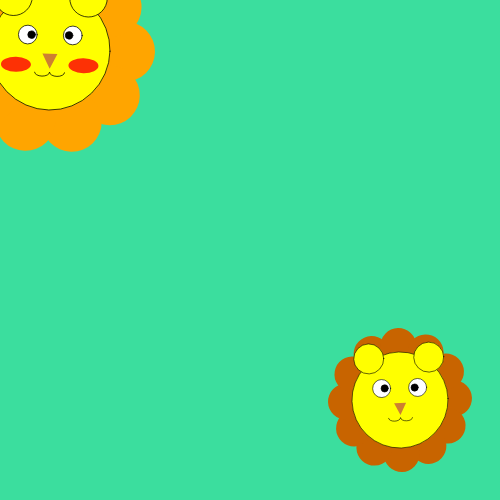
Frame 1 (no input)
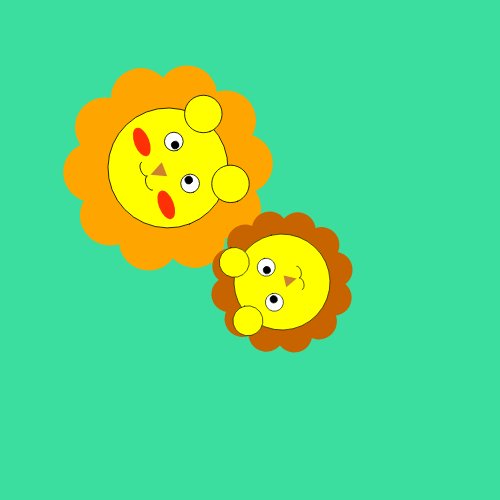
Frame 60 (no input)
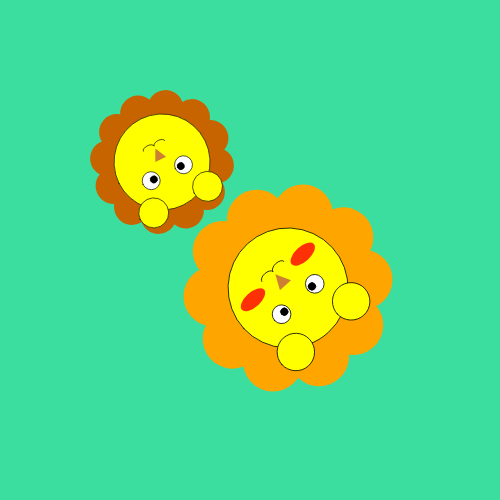
Frame 120 (the mouse pressed at the canvas centre since frame 60)

The p5.js sketch that drew these frames (run headless with seeded random() and noise() and a simulated clock; from frame 60 on, the mouse is pressed at the canvas centre):

// p5.js sketch
// ── sketch.js
let lox = 50;
let loy = 50;
let speedx = 2;
let speedy = 2;

let lox2 = 400;
let loy2 = 400;
let speedx2 = -2;
let speedy2 = -2;

function setup() {
  createCanvas(500, 500);
  noStroke();
  fill(200);
}

function draw() {
  background(59, 222, 158);

  // Draw first lion with transformations and bounce
  lion(lox, loy, frameCount * 0.02, 0.75);
  lox += speedx;
  loy += speedy;

  if (lox <= 0 || lox >= width) speedx *= -1;
  if (loy <= 0 || loy >= height) speedy *= -1;

  // Draw second lion with different transformations and bounce
  lion2(lox2, loy2, frameCount * -0.03, 0.6);
  lox2 += speedx2;
  loy2 += speedy2;

  if (lox2 <= 0 || lox2 >= width) speedx2 *= -1;
  if (loy2 <= 0 || loy2 >= height) speedy2 *= -1;
}

function lion(lx, ly, rot, sc) {
  push();
  translate(lx, ly);
  rotate(rot);
  scale(sc);
  mane(); // Child function
  head();
  eye();
  ear();
  nose();
  mouth();
  cutieCheek();
  pop();
}

function lion2(lx, ly, rot, sc) {
  push();
  translate(lx, ly);
  rotate(rot);
  scale(sc);
  customMane(); // Different mane
  head();
  customEye(); // Different eye style
  ear();
  nose();
  mouth();
  pop();
}

// ✅ Custom function without arguments
function mane() {
  push();
  fill(255, 165, 0);
  for (let i = 0; i < 360; i += 36) {
    let x = cos(radians(i)) * 100;
    let y = sin(radians(i)) * 100;
    ellipse(0 + x, 0 + y, 80, 80);
  }
  pop();
}

// ✅ Custom function with arguments
function customMane() {
  push();
  fill(200, 100, 0);
  for (let i = 0; i < 360; i += 30) {
    let x = cos(radians(i)) * 90;
    let y = sin(radians(i)) * 90;
    ellipse(0 + x, 0 + y, 60, 60);
  }
  pop();
}

// ✅ Custom function without arguments
function head() {
  push();
  fill(255, 255, 0);
  stroke(1);
  ellipse(0, 0, 160, 160);
  pop();
}

function ear() {
  push();
  fill(255, 255, 0);
  stroke(1);
  ellipse(50, -70, 50, 50); // Right ear
  ellipse(-50, -70, 50, 50); // Left ear
  pop();
}

// ✅ Custom function with arguments
function eye() {
  push();
  fill(255);
  stroke(1);
  ellipse(-30, -20, 25, 25);
  ellipse(30, -20, 25, 25);
  fill(0);
  ellipse(-25, -20, 10, 10);
  ellipse(25, -20, 10, 10);
  pop();
}

function customEye() {
  push();
  fill(255);
  stroke(1);
  ellipse(-30, -20, 30, 30);
  ellipse(30, -20, 30, 30);
  fill(0);
  ellipse(-25, -20, 12, 12);
  ellipse(25, -20, 12, 12);
  pop();
}

function nose() {
  push();
  fill(205, 127, 50);
  triangle(-10, 5, 10, 5, 0, 25);
  pop();
}

function mouth() {
  push();
  noFill();
  stroke(0);
  arc(-10, 30, 20, 10, 0, PI);
  arc(10, 30, 20, 10, 0, PI);
  pop();
}

function cutieCheek() {
  push();
  fill(253, 49, 5);
  ellipse(45, 20, 40, 20); // Right cheek
  ellipse(-45, 20, 40, 20); // Left cheek
  pop();
}
